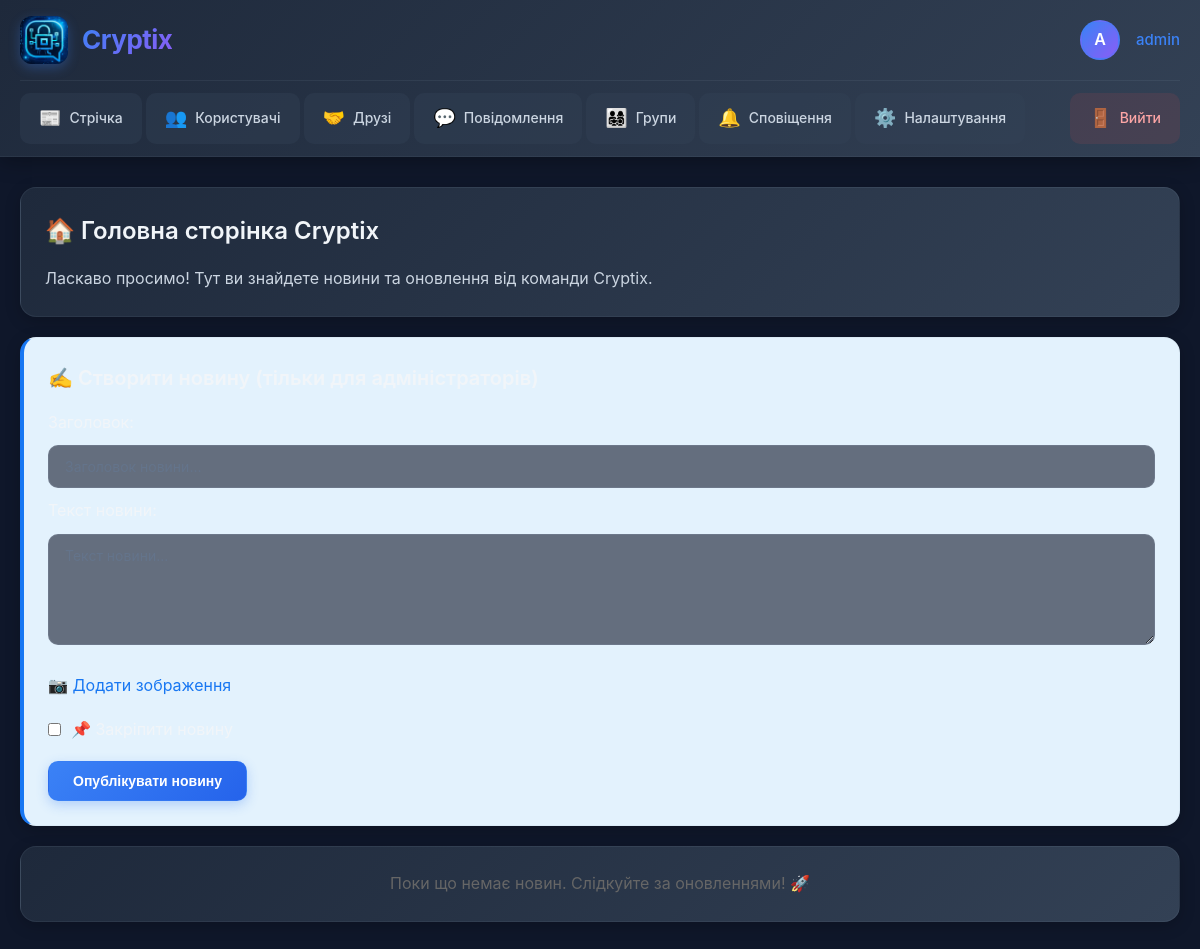
Before: / (signed in) with the older database file.
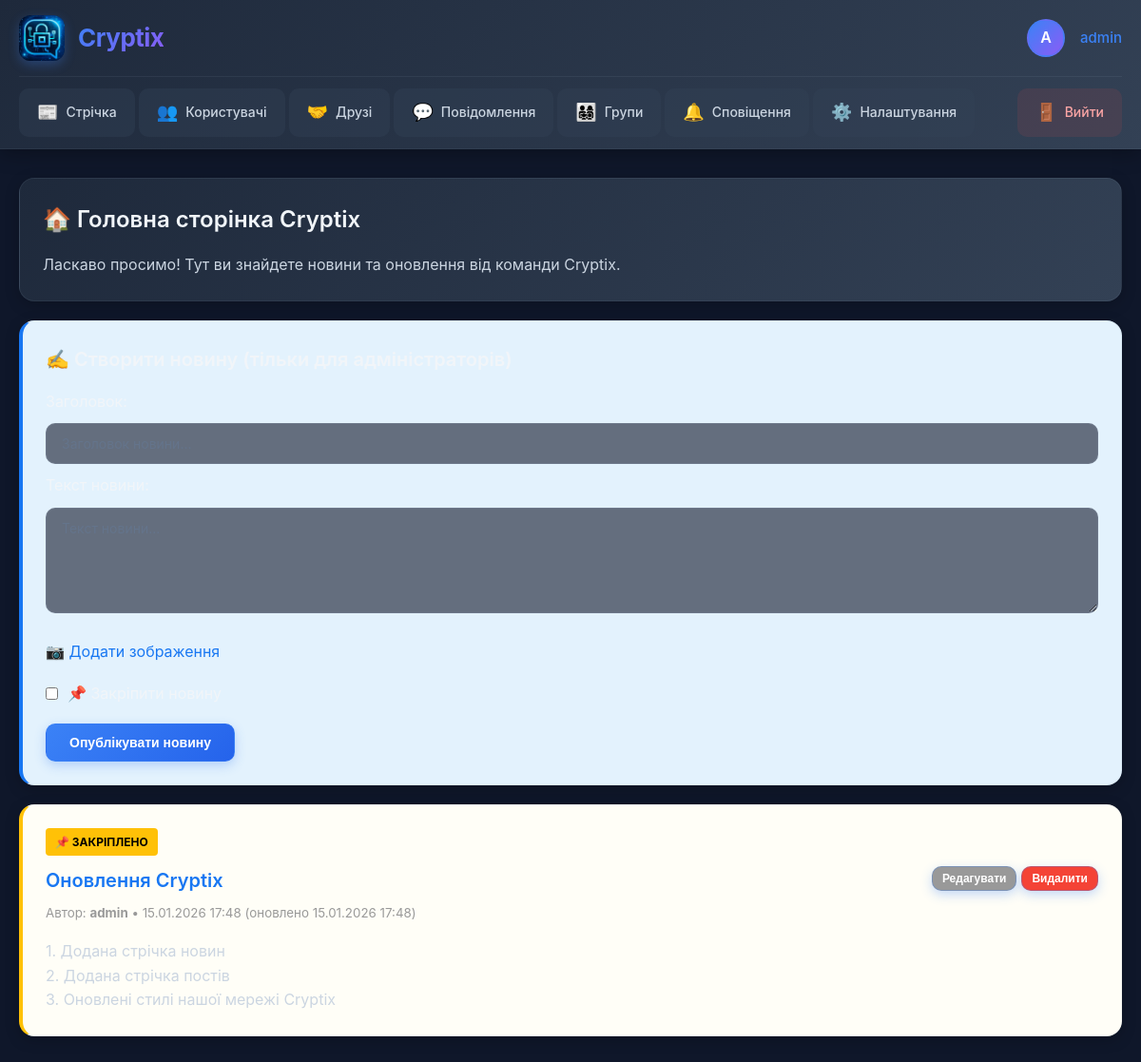
After: the same page with the newer database file.
### cryptix_app/models.py (models this page shows, shortened)
class News(models.Model):
    title = models.CharField(max_length=200)
    content = models.TextField()
    image = models.ImageField(upload_to='news/', blank=True, null=True)
    author = models.ForeignKey(User, on_delete=models.CASCADE)
    created_at = models.DateTimeField(auto_now_add=True)
    updated_at = models.DateTimeField(auto_now=True)
    is_pinned = models.BooleanField(default=False)
    class Meta:
        ordering = ['-is_pinned', '-created_at']
        verbose_name_plural = 'News'

### cryptix_app/views.py (the view, shortened to what this page needs)
# urls.py: path('', views.home, name='home'),
@login_required
def home(request):
    news_list = News.objects.all()
    return render(request, 'cryptix_app/home.html', {
        'news_list': news_list,
        'is_admin': request.user.is_superuser
    })

### cryptix_app/templates/cryptix_app/home.html (shortened to what this page needs)
{% extends 'cryptix_app/base.html' %}
{% block content %}
<div class="card">
    <h2>🏠 Головна сторінка Cryptix</h2>
    <p>Ласкаво просимо! Тут ви знайдете новини та оновлення від команди Cryptix.</p>
</div>
{% if is_admin %}
<div class="card" style="background: #e3f2fd; border-left: 4px solid #1877f2;">
    <h3>✍️ Створити новину (тільки для адміністраторів)</h3>
    <form method="post" enctype="multipart/form-data">
        <label>Заголовок:</label>
        <input type="text" name="title" placeholder="Заголовок новини..." required>
        <label>Текст новини:</label>
        <textarea name="content" placeholder="Текст новини..." rows="5" required></textarea>
        <label for="news_image" style="cursor: pointer; color: #1877f2; display: block; margin: 10px 0;">📷 Додати зображення</label>
        <label style="display: flex; align-items: center; margin: 15px 0;">
            <input type="checkbox" name="is_pinned" style="width: auto; margin-right: 10px;">
            📌 Закріпити новину
        </label>
        <button type="submit">Опублікувати новину</button>
    </form>
</div>
{% endif %}
{% for news in news_list %}
<div class="card {% if news.is_pinned %}pinned-news{% endif %}">
    {% if news.is_pinned %}
    <div style="background: #ffc107; color: #000; padding: 5px 10px; border-radius: 4px; display: inline-block; margin-bottom: 10px; font-size: 12px; font-weight: bold;">
        📌 ЗАКРІПЛЕНО
    </div>
    {% endif %}
    <div style="display: flex; justify-content: space-between; align-items: start; margin-bottom: 15px;">
        <div>
            <h3 style="margin: 0 0 5px 0; color: #1877f2;">{{ news.title }}</h3>
            <small style="color: #999;">
                Автор: <strong>{{ news.author.username }}</strong> •
                {{ news.created_at|date:"d.m.Y H:i" }}
                {% if news.updated_at != news.created_at %}
                    (оновлено {{ news.updated_at|date:"d.m.Y H:i" }})
                {% endif %}
            </small>
        </div>
        {% if is_admin %}
        <div style="display: flex; gap: 5px;">
            <a href="{% url 'news_edit' news.id %}">
                <button style="background: #999; padding: 5px 10px; font-size: 12px;">Редагувати</button>
            </a>
            <form method="post" action="{% url 'news_delete' news.id %}" style="margin: 0;" onsubmit="return confirm('Видалити новину?');">
                <button type="submit" style="background: #f44336; padding: 5px 10px; font-size: 12px;">Видалити</button>
            </form>
        </div>
        {% endif %}
    </div>
    <p style="white-space: pre-wrap; line-height: 1.6;">{{ news.content }}</p>
</div>
{% empty %}
<div class="card">
    <p style="text-align: center; color: #666;">
        Поки що немає новин. Слідкуйте за оновленнями! 🚀
    </p>
</div>
{% endfor %}
{% endblock %}

Changed rows visible on the page:
added News: is_pinned "📌 ЗАКРІПЛЕНО", title "Оновлення Cryptix", author.username "admin", created_at "15.01.2026 17:48", updated_at "15.01.2026 17:48", content "1. Додана стрічка новин 2. Додана стрічка постів 3. Оновлені стилі нашої мережі Cryptix"
Other visible differences:
text no longer shown: "Поки що немає новин. Слідкуйте за оновленнями! 🚀"
